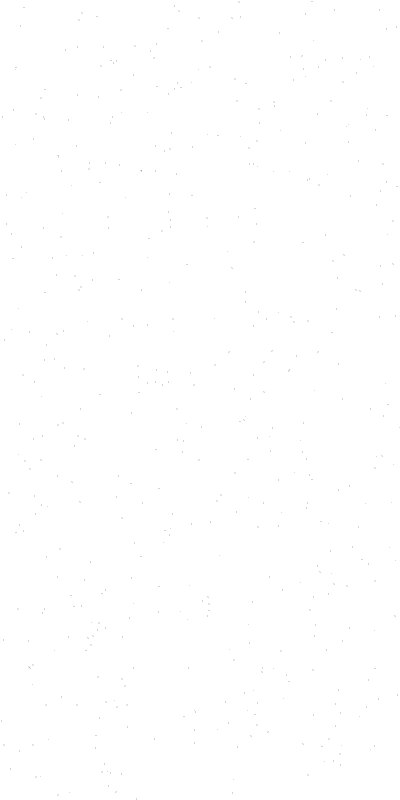
Frame 1 (no input)
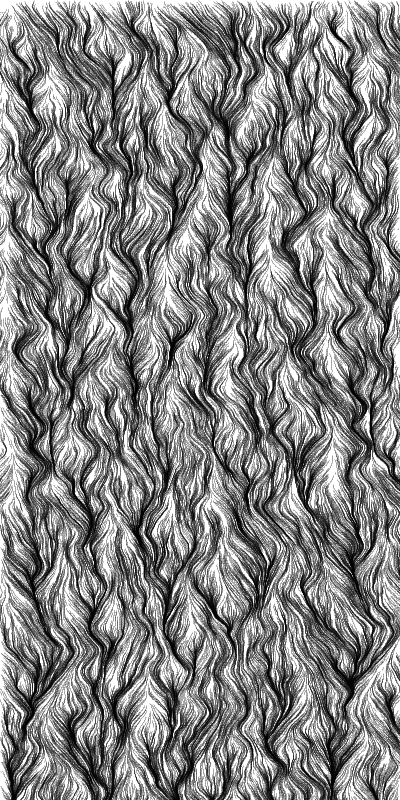
Frame 60 (the mouse pressed at the canvas centre just before this capture)
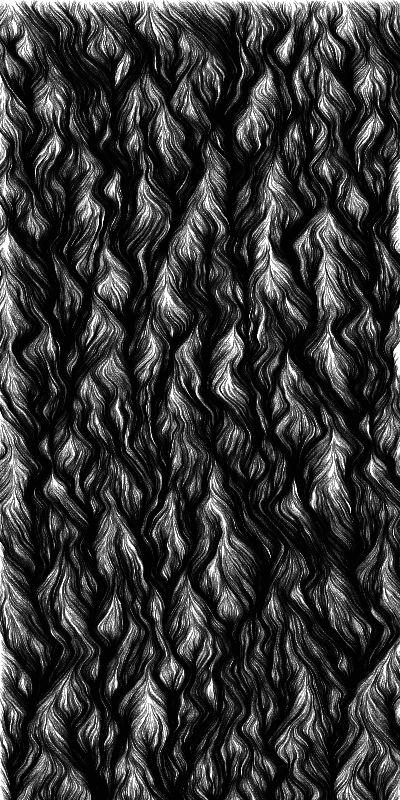
Frame 120 (the mouse held since frame 60 and released just before this capture)

The Processing sketch that drew these frames (run headless with seeded random() and noise(); from frame 60 on, the mouse is pressed at the canvas centre):

// Processing sketch: processing_12936
// ── processing_12936.pde

//an arraylist for all the particles
ArrayList points = new ArrayList();
 
void setup(){
  //drawing size
  size(400,800);
  //background colour (white)
  background(255);
  //anti-aliasing
  smooth();
}
 
void draw(){
  //particle birth position (random points within the drawing, spread by a semi-determined amount)
  for(int f=0; f<500; f+=1){points.add(new birthpoint(random(0,width),random(0,height)) ); }
  for(int i=points.size()-1; i>0; i--){
    birthpoint p = (birthpoint)points.get(i);
    p.partpath(); }
}
 
class birthpoint {
  float x,y,xv,yv;
 
  birthpoint(float x, float y){
    this.x = x;
    this.y = y;
  }
 
  void partpath(){
    //particle colour
    stroke(0,50);
    //particle shape generation
    this.xv = cos(  noise(this.x*.05,this.y*.05)*PI);
    this.yv = tan(  noise(this.x*.0001,this.y*.0001));

    this.x += this.xv;
    this.y += this.yv;
 
    line(this.x+this.xv, this.y+this.yv,this.x,this.y );
  }
 
}
